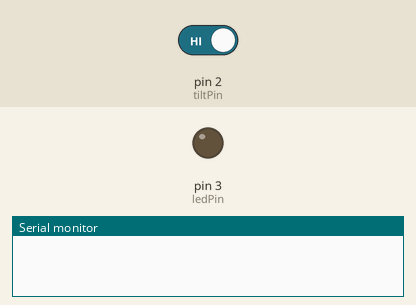
This sketch was run on a simulated Arduino Uno, built with avr-gcc and run on an emulated ATmega328P. On the bench: output pins drawn as LEDs (lit = HIGH), the last lines printed to the serial monitor. The inputs (shaded band) are chosen by the test bench; at power-on: pin 2 (tiltPin) HIGH.

Above: at 1.2 s.
1.3 s: pin 2 (tiltPin) driven LOW
At 2.0 s:
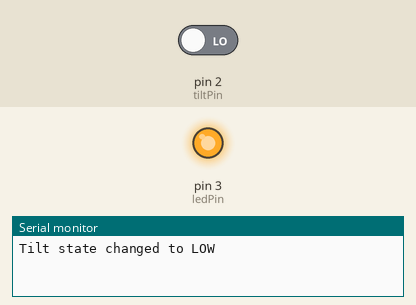
2.8 s: pin 2 (tiltPin) driven HIGH
At 3.2 s:
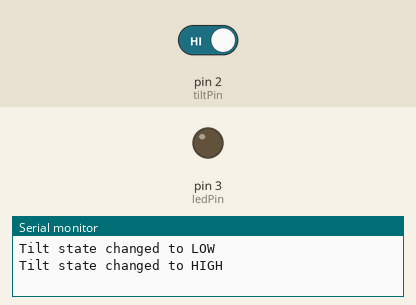
Timing chart, 0 to 5.8 s (numbered marks = the images above; inputs shaded):
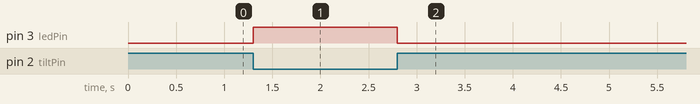

The sketch:

tilt_sensor_2.ino.ino
```cpp
#define tiltPin 2
#define ledPin 3

void setup()
{
  pinMode(ledPin, OUTPUT);
  pinMode(tiltPin, INPUT);

  Serial.begin(9600);
}

void loop()
{
  static int previousTiltState = HIGH;

  int currentTiltState = digitalRead(tiltPin);

  if (currentTiltState != previousTiltState)
  {
    Serial.println(currentTiltState == LOW ? "Tilt state changed to LOW" : "Tilt state changed to HIGH");
    previousTiltState = currentTiltState;
  }

  digitalWrite(ledPin, currentTiltState == LOW ? HIGH : LOW);
  delay(100);
}
```

Measured:
- after the input at 1.3 s, pin 3 (ledPin): LOW → HIGH at once
- after the input at 2.8 s, pin 3 (ledPin): HIGH → LOW at once
